Frame 1 (no input): blank canvas, image omitted
Frame 60 (no input): blank canvas, image omitted
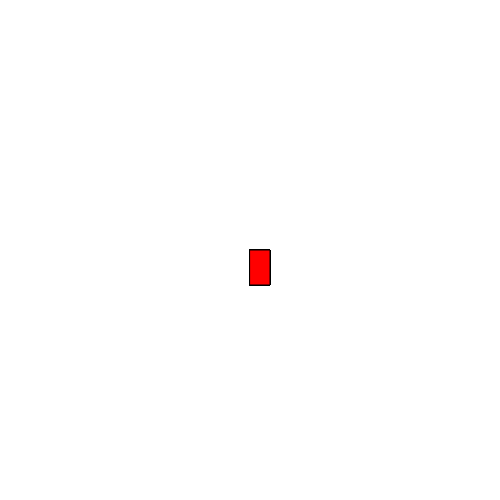
Frame 120 (the mouse pressed at the canvas centre since frame 60)

The p5.js sketch whose frames 1 and 60 were blank and that drew this single picture after the mouse press (run headless with seeded random() and noise() and a simulated clock; from frame 60 on, the mouse is pressed at the canvas centre):

// p5.js sketch
// ── sketch.js
function setup() {
    createCanvas(500, 500);
  }
  
  function draw() {
    background("white");
  }
    function draw() {
     fill("red");
    stroke("black");
  
    
    console.log(mouseIsPressed)
    
    if (mouseIsPressed) 
      rect(mouseX,mouseY,20,35)
    }
